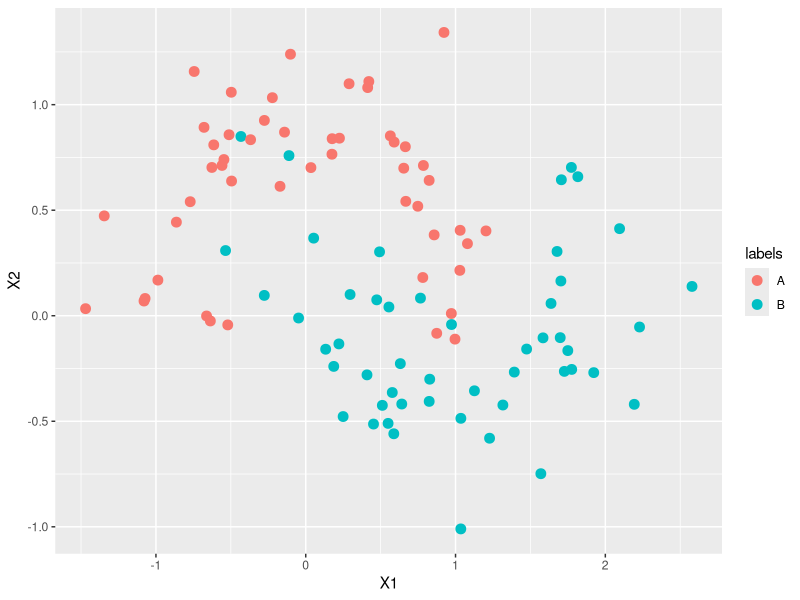
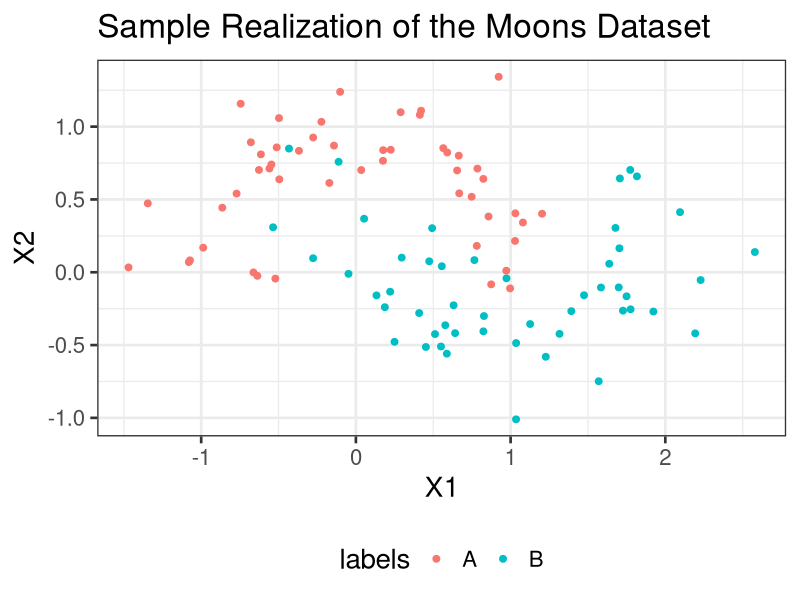
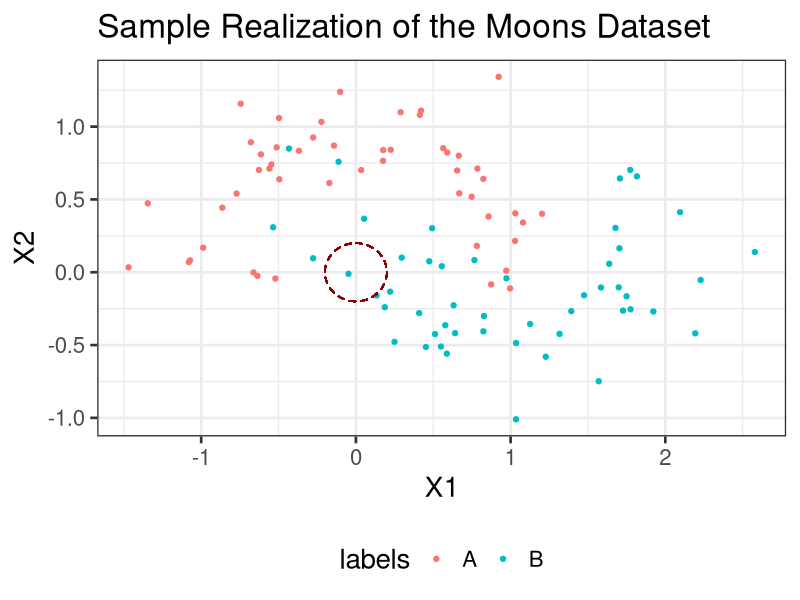
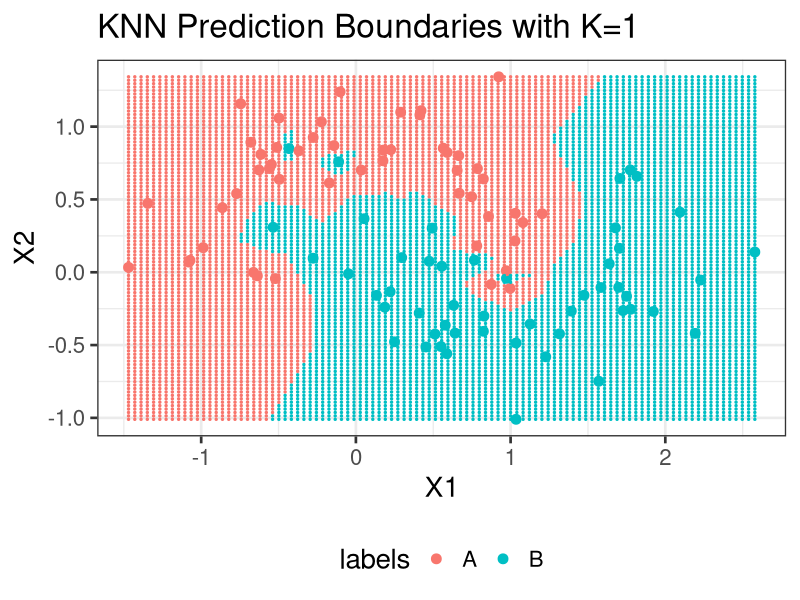
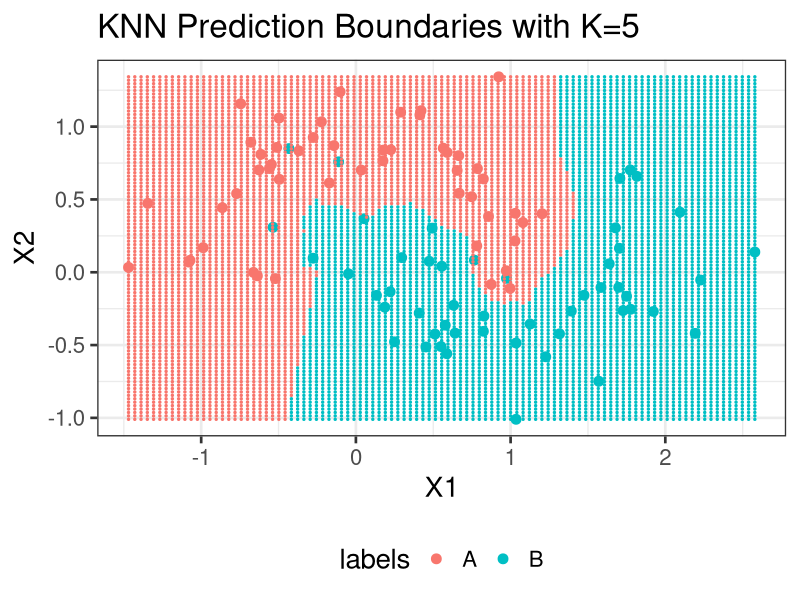
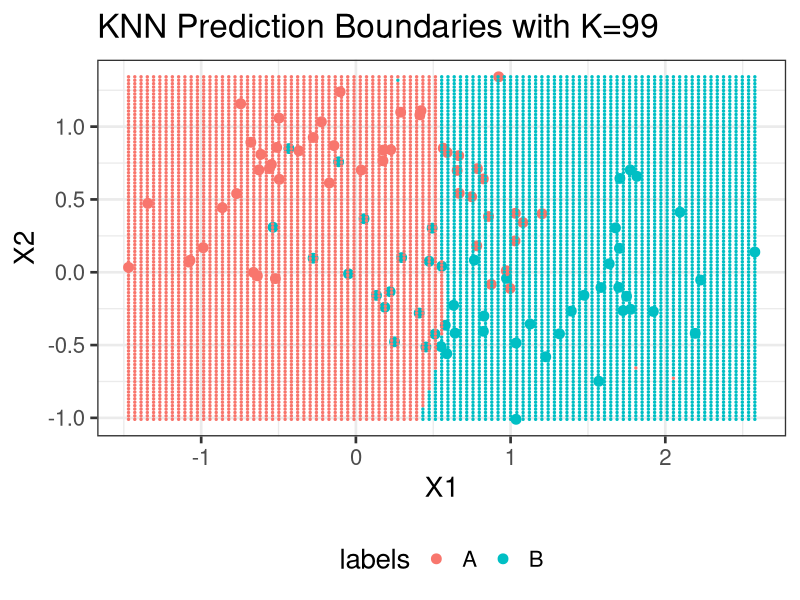
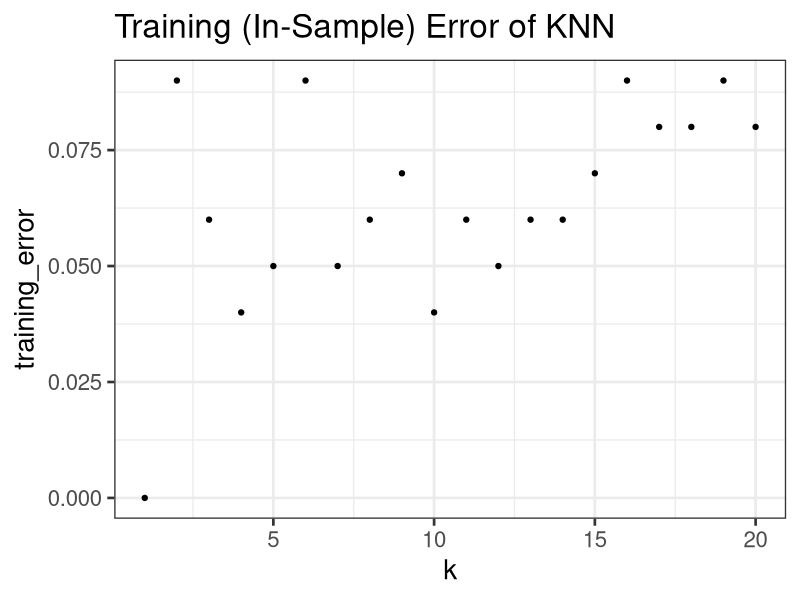
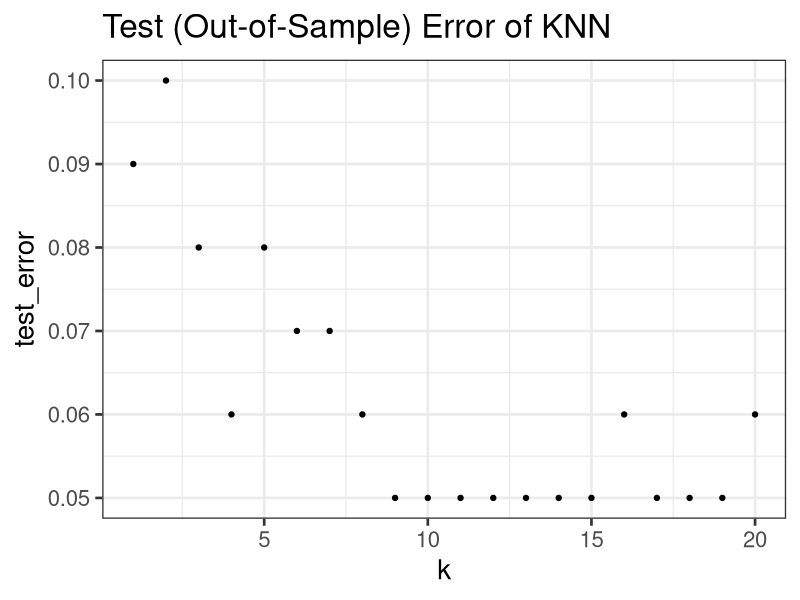

The R source for these figures, in order:
## ---- chunk 1
#| echo: false
set.seed(100)
## ---- chunk 2
library(class) # Provides a KNN function for classification
args(knn)
## ---- chunk 3
#' Make two interleaving half-circles
#'
#' @param n_samples Number of points (will be divided equally among the circles)
#' @param shuffle Whether to randomize the sequence
#' @param noise Standard deviation of Gaussian noise applied to point positions
#'
#' @description Imitation of the Python \code{sklearn.datasets.make_moons} function.
#' @return a \code{list} containining \code{samples}, a matrix of points, and \code{labels}, which identifies the circle from which each point came.
#' @export
make_moons <- function(n_samples=100, shuffle=TRUE, noise=0.25) {
  n_samples_out = trunc(n_samples / 2)
  n_samples_in = n_samples - n_samples_out
  
  points <- matrix( c(
    cos(seq(from=0, to=pi, length.out=n_samples_out)),  # Outer circle x
    1 - cos(seq(from=0, to=pi, length.out=n_samples_in)), # Inner circle x
    sin(seq(from=0, to=pi, length.out=n_samples_out)), # Outer circle y
    1 - sin(seq(from=0, to=pi, length.out=n_samples_in)) - 0.5 # Inner circle y 
  ), ncol=2) 
  
  if (!is.na(noise)) points <- points + rnorm(length(points), sd=noise)
  
  labels <- c(rep(1, n_samples_out), rep(2, n_samples_in))
  
  if (!shuffle) {
    list(
      samples=points, 
      labels=labels
    )
  } else {
    order <- sample(x = n_samples, size = n_samples, replace = F)
    list(
      samples=points[order,],
      labels=as.factor(ifelse(labels[order] == 1, "A", "B"))
    )
  }
}
## ---- chunk 4
TRAINING_DATA <- make_moons()
## ---- chunk 5
#| message: false
library(ggplot2)
library(tidyverse)
data.frame(TRAINING_DATA$samples, 
           labels=TRAINING_DATA$labels) |>
  ggplot(aes(x=X1, y=X2, color=labels)) + 
  geom_point(size=3)
## ---- chunk 6
MY_THEME <- theme_bw(base_size=20) + theme(legend.position="bottom")
theme_set(MY_THEME)
## ---- chunk 7
data.frame(TRAINING_DATA$samples, labels=TRAINING_DATA$labels) %>%
  ggplot(aes(x=X1, y=X2, color=labels)) + 
  geom_point(size=2) + 
  ggtitle("Sample Realization of the Moons Dataset")
## ---- chunk 8
knn(TRAINING_DATA$samples, 
    cl=TRAINING_DATA$labels, 
    test=data.frame(X1=0, X2=0), k=3)
## ---- chunk 9
library(ggforce)
data.frame(TRAINING_DATA$samples, labels=TRAINING_DATA$labels) %>%
  ggplot(aes(x=X1, y=X2, color=labels)) + 
  geom_point() + 
  ggtitle("Sample Realization of the Moons Dataset") + 
  geom_circle(aes(x0=0, y0=0, r=0.2), linetype=2, color="red4")
## ---- chunk 10
visualize_knn_boundaries <- function(training_data, k=NULL){
    xrng <- c(min(training_data$samples[,1]), max(training_data$samples[,1]))
    yrng <- c(min(training_data$samples[,2]), max(training_data$samples[,2]))
    
    xtest <- seq(xrng[1], xrng[2], length.out=101)
    ytest <- seq(yrng[1], yrng[2], length.out=101)
    
    test_grid <- expand.grid(xtest, ytest)
    colnames(test_grid) <- c("X1", "X2")
    
    pred_labels = knn(training_data$samples, 
                      cl=training_data$labels, 
                      test_grid, 
                      k=k)
    
  ggplot() + 
  geom_point(data=data.frame(TRAINING_DATA$samples, 
                             labels=TRAINING_DATA$labels), 
             aes(x=X1, y=X2, color=labels), 
             size=3) + 
  geom_point(data=data.frame(test_grid, pred_labels=pred_labels), 
             aes(x=X1, y=X2, color=pred_labels), 
             size=0.5) + 
  ggtitle(paste0("KNN Prediction Boundaries with K=", k))
}

visualize_knn_boundaries(TRAINING_DATA, k=1)
## ---- chunk 11
visualize_knn_boundaries(TRAINING_DATA, k=5)
## ---- chunk 12
visualize_knn_boundaries(TRAINING_DATA, k=NROW(TRAINING_DATA$samples)-1)
## ---- chunk 13
TEST_DATA <- make_moons()

TRAINING_ERRORS <- data.frame()
for(k in seq(1, 20)){
    pred_labels_train <- knn(TRAINING_DATA$samples, cl=TRAINING_DATA$labels, TRAINING_DATA$samples, k=k)
    true_labels_train <- TRAINING_DATA$labels
    err <- mean(pred_labels_train != true_labels_train)
    cat(paste0("At k = ", k, ", the training (in-sample) error of KNN is ", round(100 * err, 2), "%\n"))
    TRAINING_ERRORS <- rbind(TRAINING_ERRORS, data.frame(k=k, training_error=err))
}

ggplot(TRAINING_ERRORS, aes(x=k, y=training_error)) + 
    geom_point() + 
    ggtitle("Training (In-Sample) Error of KNN")
## ---- chunk 14
TESTING_ERRORS <- data.frame()
for(k in seq(1, 20)){
    pred_labels_train <- knn(TRAINING_DATA$samples, cl=TRAINING_DATA$labels, TEST_DATA$samples, k=k)
    true_labels_train <- TEST_DATA$labels
    err <- mean(pred_labels_train != true_labels_train)
    cat(paste0("At k = ", k, ", the test (out-of-sample) error of KNN is ", round(100 * err, 2), "%\n"))
    TESTING_ERRORS <- rbind(TESTING_ERRORS, data.frame(k=k, test_error=err))
}

ggplot(TESTING_ERRORS, aes(x=k, y=test_error)) + 
    geom_point() + 
    ggtitle("Test (Out-of-Sample) Error of KNN")
## ---- chunk 15
ERRS <- inner_join(TRAINING_ERRORS, TESTING_ERRORS, by="k") |>
        pivot_longer(-k) |>
        rename(Error=value, Type=name)
ggplot(ERRS, aes(x=k, y=Error, color=Type)) + 
  geom_point() + geom_line()
## ---- chunk 16
inner_join(TRAINING_ERRORS, TESTING_ERRORS, by="k") |>
    mutate(optimism=test_error - training_error) |>
    ggplot(aes(x=k, y=optimism)) + 
    geom_point() + 
    geom_line()
